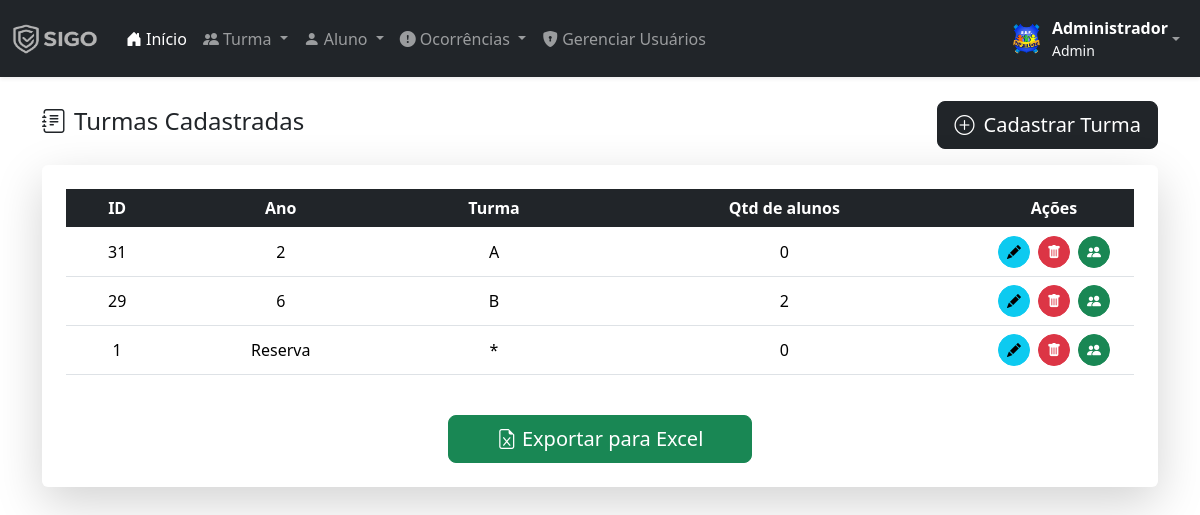
Screenshot of /listar-turmas.php (signed in) with the database file from the repository.
### tables this page shows
CREATE TABLE `turma` (
  `id` int(50) NOT NULL,
  `ano` varchar(50) NOT NULL,
  `turma` varchar(50) NOT NULL
);

### listar-turmas.php (the view, shortened to what this page needs)
<?php
require('includes/conexao.php');
include('layout/head.php');
include('layout/menu.php');
$sql = "
    SELECT t.*,
           COUNT(a.id) AS total_alunos
    FROM turma t
    LEFT JOIN alunos a ON a.turma = t.id
    GROUP BY t.id
    ORDER BY t.ano ASC, t.turma ASC
";
?>
<div class="container mt-4">
    <div class="d-flex justify-content-between align-items-center mb-3">
        <h4><i class="bi bi-journal-text me-2"></i>Turmas Cadastradas</h4>
        <a href="cadastrar-turma.php" class="btn btn-dark btn-lg">
            <i class="bi bi-plus-circle me-1"></i> Cadastrar Turma
        </a>
    </div>
    <div class="card shadow-lg border-0">
        <div class="card-body p-4">
            <div class="table-responsive">
                <table class="table table-hover align-middle text-center">
                    <thead class="table-dark">
                        <tr>
                            <th>ID</th>
                            <th>Ano</th>
                            <th>Turma</th>
                            <th>Qtd de alunos</th>
                            <th style="width: 160px;">Ações</th>
                        </tr>
                    </thead>
                    <tbody>
                        <?php
                        $result = mysqli_query($conn, $sql);
                        while($turma = mysqli_fetch_assoc($result)):
                            $id = $turma['id'];
                            $ano = $turma['ano'];
                            $nomeTurma = $turma['turma'];
                            $urlEditar = "editar-turma.php?id=$id";
                            $urlDeletar = "acoes/deletar-turma.php?id=$id";
                            $urlVer = "turma.php?id=$id&ano=$ano&turma=$nomeTurma";
                        ?>
                        <tr>
                            <td><?= $id ?></td>
                            <td><?= $ano ?></td>
                            <td><?= $nomeTurma ?></td>
                            <td><?= $turma['total_alunos'] ?></td>
                            <td>
                                <div class="d-flex justify-content-center gap-2">
                                    <a href="<?= $urlEditar ?>" class="btn btn-info btn-sm rounded-circle p-2" title="Editar">
                                        <i class="bi bi-pencil-fill"></i>
                                    </a>
                                    <a href="<?= $urlDeletar ?>"
                                       onclick="return confirm('Deseja realmente deletar esta turma?');"
                                       class="btn btn-danger btn-sm rounded-circle p-2" title="Deletar">
                                        <i class="bi bi-trash-fill"></i>
                                    </a>
                                    <a href="<?= $urlVer ?>" class="btn btn-success btn-sm rounded-circle p-2" title="Ver Alunos">
                                        <i class="bi bi-people-fill"></i>
                                    </a>
                                </div>
                            </td>
                        </tr>
                        <?php endwhile; ?>
                    </tbody>
                </table>
            </div>
            <div class="text-center mt-4">
                <button id="btnExport" class="btn btn-success btn-lg px-5">
                    <i class="bi bi-file-earmark-excel"></i> Exportar para Excel
                </button>
            </div>
        </div>
    </div>
</div>

### rows the page displays
turma: id "31", ano "2", turma "A", total_alunos "0"
turma: id "29", ano "6", turma "B", total_alunos "2"
turma: id "1", ano "Reserva", turma "*", total_alunos "0"

### other values shown
$usuarioNome "Administrador"
$usuarioNivel "Admin"
